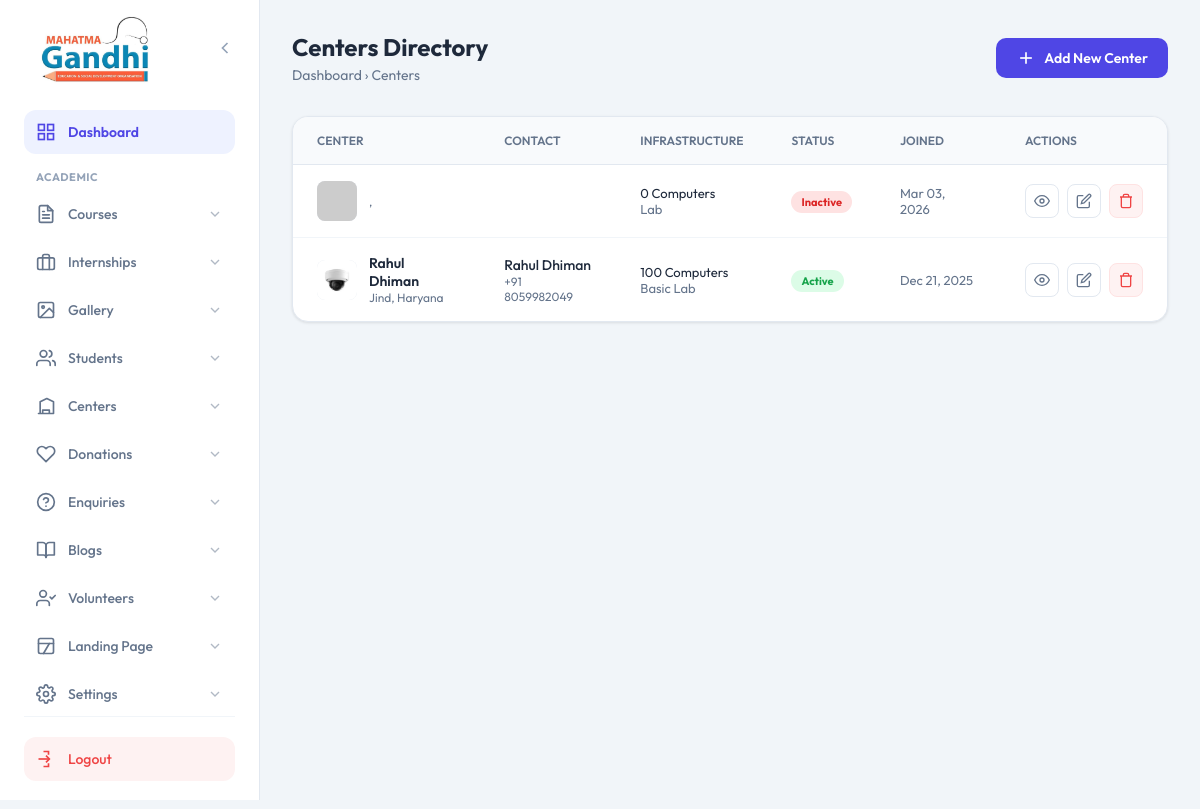
/admin/centers/index.php, run on the app's committed database.
### tables this page shows
CREATE TABLE `centers` (
  `id` int(10) unsigned NOT NULL AUTO_INCREMENT,
  `center_code` varchar(50) DEFAULT NULL,
  `center_name` varchar(255) NOT NULL,
  `email` varchar(255) NOT NULL,
  `password` varchar(255) DEFAULT NULL,
  `mobile` varchar(20) NOT NULL,
  `owner_name` varchar(255) NOT NULL,
  `country` varchar(100) DEFAULT 'India',
  `state` varchar(100) NOT NULL,
  `city` varchar(100) NOT NULL,
  `pincode` varchar(20) NOT NULL,
  `address` text NOT NULL,
  `num_classrooms` int(11) DEFAULT 0,
  `num_computers` int(11) DEFAULT 0,
  `has_internet` tinyint(1) DEFAULT 0,
  `has_power_backup` tinyint(1) DEFAULT 0,
  `lab_type` enum('Basic','Advanced') DEFAULT 'Basic',
  `working_hours_from` time DEFAULT NULL,
  `working_hours_to` time DEFAULT NULL,
  `total_staff` int(11) DEFAULT 0,
  `weekend_off` longtext DEFAULT NULL CHECK (json_valid(`weekend_off`)),
  `legal_documents` longtext DEFAULT NULL CHECK (json_valid(`legal_documents`)),
  `franchise_fee` decimal(10,2) DEFAULT 0.00,
  `royalty_percentage` decimal(5,2) DEFAULT 0.00,
  `wallet_balance` decimal(10,2) DEFAULT 0.00,
  `social_links` longtext DEFAULT NULL CHECK (json_valid(`social_links`)),
  `center_logo` varchar(255) DEFAULT NULL,
  `owner_image` varchar(255) DEFAULT NULL,
  `authorized_signatory` varchar(255) DEFAULT NULL,
  `digital_stamp` varchar(255) DEFAULT NULL,
  `is_active` tinyint(1) DEFAULT 1,
  `created_at` timestamp NULL DEFAULT current_timestamp(),
  `updated_at` timestamp NULL DEFAULT current_timestamp() ON UPDATE current_timestamp(),
  PRIMARY KEY (`id`),
  UNIQUE KEY `center_code` (`center_code`)
);

### admin/centers/index.php (the view, shortened to what this page needs)
<?php
$conn = getDbConnection();
$sql = "SELECT * FROM centers ORDER BY created_at DESC";
$result = $conn->query($sql);
?>
<!DOCTYPE html>
<html lang="en">
<head>
</head>
<body>
    <?php include __DIR__ . '/../sidebar.php'; ?>
    <main class="admin-content">
        <div class="page-header">
            <div>
                <div class="page-title"><h1>Centers Directory</h1></div>
                <div class="breadcrumb">Dashboard › Centers</div>
            </div>
            <a href="add-center.php" class="btn btn-primary">
                <svg width="20" height="20" viewBox="0 0 24 24" fill="none" stroke="currentColor" stroke-width="2"><line x1="12" y1="5" x2="12" y2="19"></line><line x1="5" y1="12" x2="19" y2="12"></line></svg>
                Add New Center
            </a>
        </div>
        <div class="card">
            <div style="overflow-x:auto">
                <table>
                    <thead>
                        <tr>
                            <th>Center</th>
                            <th>Contact</th>
                            <th>Infrastructure</th>
                            <th>Status</th>
                            <th>Joined</th>
                            <th>Actions</th>
                        </tr>
                    </thead>
                    <tbody>
                        <?php if ($result->num_rows > 0): ?>
                            <?php while($row = $result->fetch_assoc()): ?>
                                <tr>
                                    <td>
                                        <div class="center-info">
                                            <img src="<?php echo !empty($row['center_logo']) ? '../../'.$row['center_logo'] : '../../assets/images/placeholder-logo.png'; ?>" class="center-logo" onerror="this.src='https://via.placeholder.com/40'">
                                            <div class="center-details">
                                                <span class="center-name"><?php echo htmlspecialchars($row['center_name']); ?></span>
                                                <span class="center-loc"><?php echo htmlspecialchars($row['city'] . ', ' . $row['state']); ?></span>
                                            </div>
                                        </div>
                                    </td>
                                    <td>
                                        <div style="font-weight:500"><?php echo htmlspecialchars($row['owner_name']); ?></div>
                                        <div style="font-size:12px;color:var(--text-light)"><?php echo htmlspecialchars($row['mobile']); ?></div>
                                    </td>
                                    <td>
                                        <div style="font-size:13px">
                                            <?php echo $row['num_computers']; ?> Computers<br>
                                            <span style="color:var(--text-light)"><?php echo $row['lab_type']; ?> Lab</span>
                                        </div>
                                    </td>
                                    <td>
                                        <?php if($row['is_active']): ?>
                                            <span class="badge active">Active</span>
                                        <?php else: ?>
                                            <span class="badge inactive">Inactive</span>
                                        <?php endif; ?>
                                    </td>
                                    <td style="color:var(--text-light);font-size:13px">
                                        <?php echo date('M d, Y', strtotime($row['created_at'])); ?>
                                    </td>
                                    <td>
                                        <div class="action-btns">
                                            <a href="view-center.php?id=<?php echo $row['id']; ?>" class="btn-icon" title="View Details">
                                                <svg width="16" height="16" viewBox="0 0 24 24" fill="none" stroke="currentColor" stroke-width="2"><path d="M1 12s4-8 11-8 11 8 11 8-4 8-11 8-11-8-11-8z"></path><circle cx="12" cy="12" r="3"></circle></svg>
                                            </a>
                                            <a href="edit-center.php?id=<?php echo $row['id']; ?>" class="btn-icon" title="Edit Center">
                                                <svg width="16" height="16" viewBox="0 0 24 24" fill="none" stroke="currentColor" stroke-width="2"><path d="M11 4H4a2 2 0 0 0-2 2v14a2 2 0 0 0 2 2h14a2 2 0 0 0 2-2v-7"></path><path d="M18.5 2.5a2.121 2.121 0 0 1 3 3L12 15l-4 1 1-4 9.5-9.5z"></path></svg>
                                            </a>
                                            <a href="#" class="btn-icon" style="color:var(--danger);border-color:#fee2e2;background:#fef2f2" onclick="return confirm('Are you sure?')" title="Delete Center">
                                                <svg width="16" height="16" viewBox="0 0 24 24" fill="none" stroke="currentColor" stroke-width="2"><polyline points="3 6 5 6 21 6"></polyline><path d="M19 6v14a2 2 0 0 1-2 2H7a2 2 0 0 1-2-2V6m3 0V4a2 2 0 0 1 2-2h4a2 2 0 0 1 2 2v2"></path></svg>
                                            </a>
                                        </div>
                                    </td>
                                </tr>
                            <?php endwhile; ?>
                        <?php endif; ?>
                    </tbody>
                </table>
            </div>
        </div>
    </main>
</body>
</html>

### admin/centers/index.php (style rules this page uses)
:root { --primary:#4f46e5;--primary-dark:#3730a3;--primary-soft:#eef2ff;--text-main:#0f172a;--text-light:#64748b;--bg-body:#f1f5f9;--surface:#ffffff;--border:#e2e8f0;--success:#22c55e;--danger:#ef4444;--warning:#f59e0b; }
body { font-family:'Outfit',sans-serif;background-color:var(--bg-body);margin:0;padding:0;color:var(--text-main) }
.admin-content { margin-left:260px;min-height:100vh;padding:32px;transition:margin-left .3s cubic-bezier(0.4,0,0.2,1) }
.page-header { display:flex;justify-content:space-between;align-items:center;margin-bottom:32px }
.page-title h1 { font-size:24px;font-weight:700;margin:0;color:var(--text-main) }
.breadcrumb { font-size:14px;color:var(--text-light);margin-top:4px }
.btn { display:inline-flex;align-items:center;gap:8px;padding:10px 20px;border-radius:10px;font-weight:600;font-size:14px;border:none;cursor:pointer;transition:all .2s;text-decoration:none }
.btn-primary { background:var(--primary);color:#fff }
.card { background:var(--surface);border-radius:16px;border:1px solid var(--border);box-shadow:0 1px 3px rgba(0,0,0,0.1);overflow:hidden }
table { width:100%;border-collapse:collapse }
th { text-align:left;font-size:12px;font-weight:600;color:var(--text-light);text-transform:uppercase;padding:16px 24px;border-bottom:1px solid var(--border);background:#f8fafc }
td { padding:16px 24px;font-size:14px;color:var(--text-main);border-bottom:1px solid #f1f5f9 }
tr:last-child td { border-bottom:none }
.center-info { display:flex;align-items:center;gap:12px }
.center-logo { width:40px;height:40px;border-radius:8px;object-fit:cover;background:#e2e8f0 }
.center-details { display:flex;flex-direction:column }
.center-name { font-weight:600;color:var(--text-main) }
.center-loc { font-size:12px;color:var(--text-light) }
.badge { padding:4px 10px;border-radius:20px;font-size:11px;font-weight:700 }
.badge.active { background:#dcfce7;color:#16a34a }
.badge.inactive { background:#fee2e2;color:#dc2626 }
.action-btns { display:flex;gap:8px }
.btn-icon { width:32px;height:32px;border-radius:8px;display:flex;align-items:center;justify-content:center;border:1px solid var(--border);background:#fff;color:var(--text-light);transition:all .2s;text-decoration:none }

### admin/sidebar.php (style rules this page uses)
:root { --admin-primary: #4f46e5; --admin-primary-dark: #3730a3; --admin-primary-soft: #eef2ff; --admin-hover-bg: #f5f3ff; --text-main: #1e293b; --text-light: #64748b; --sidebar-w: 260px; --transition: all 0.3s cubic-bezier(0.4, 0, 0.2, 1); --shadow-glow: 0 10px 15px -3px rgba(79, 70, 229, 0.2); }

### data on the page
centers: city+state ",", num_computers "0", is_active "Inactive", created_at "Mar 03, 2026"
centers: center_logo (picture), center_name "Rahul Dhiman", city+state "Jind, Haryana", owner_name "Rahul Dhiman", mobile "+91 8059982049", num_computers "100", lab_type "Basic", is_active "Active", created_at "Dec 21, 2025"
